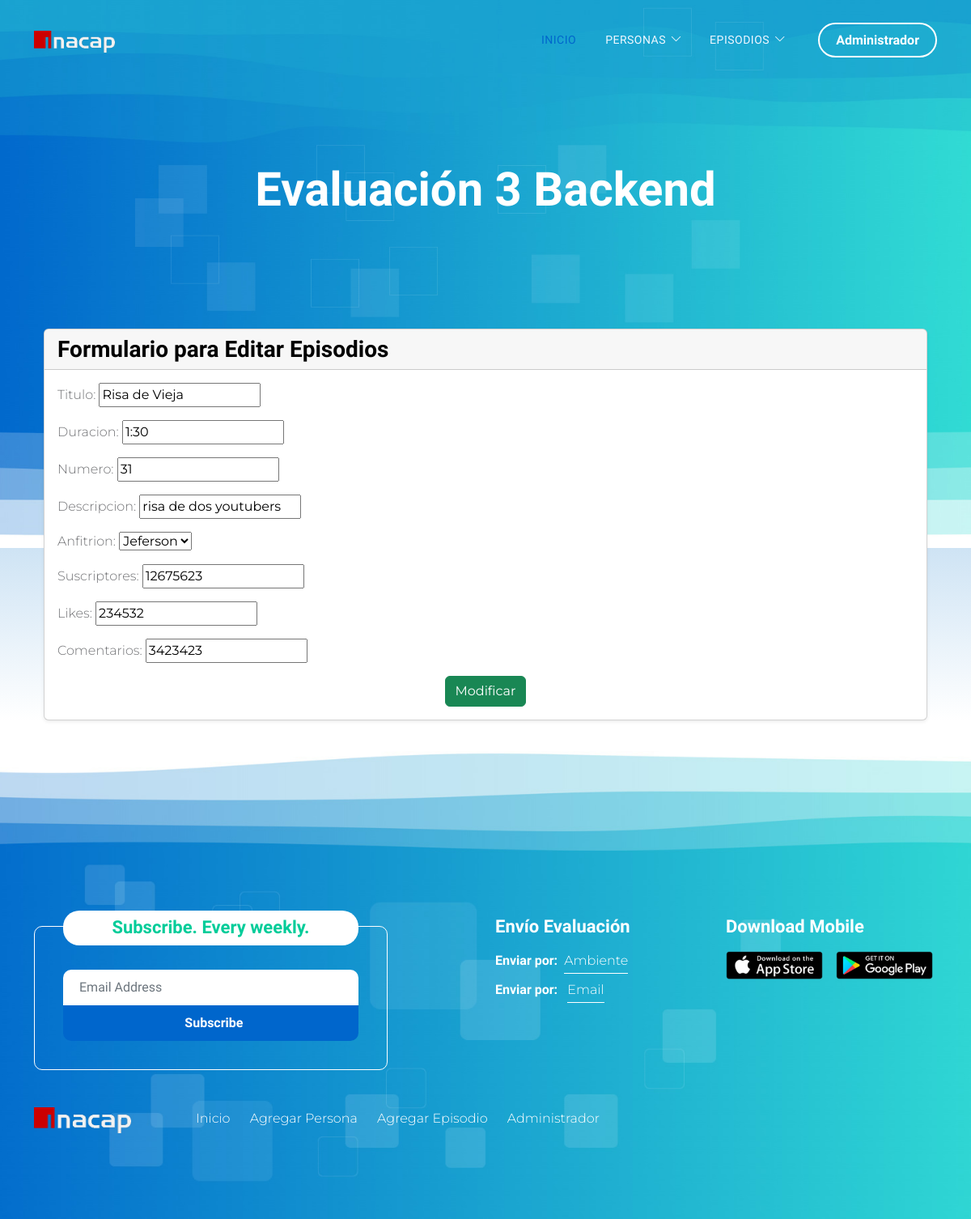
/update_episodios/6, run on an earlier commit of the app's database.
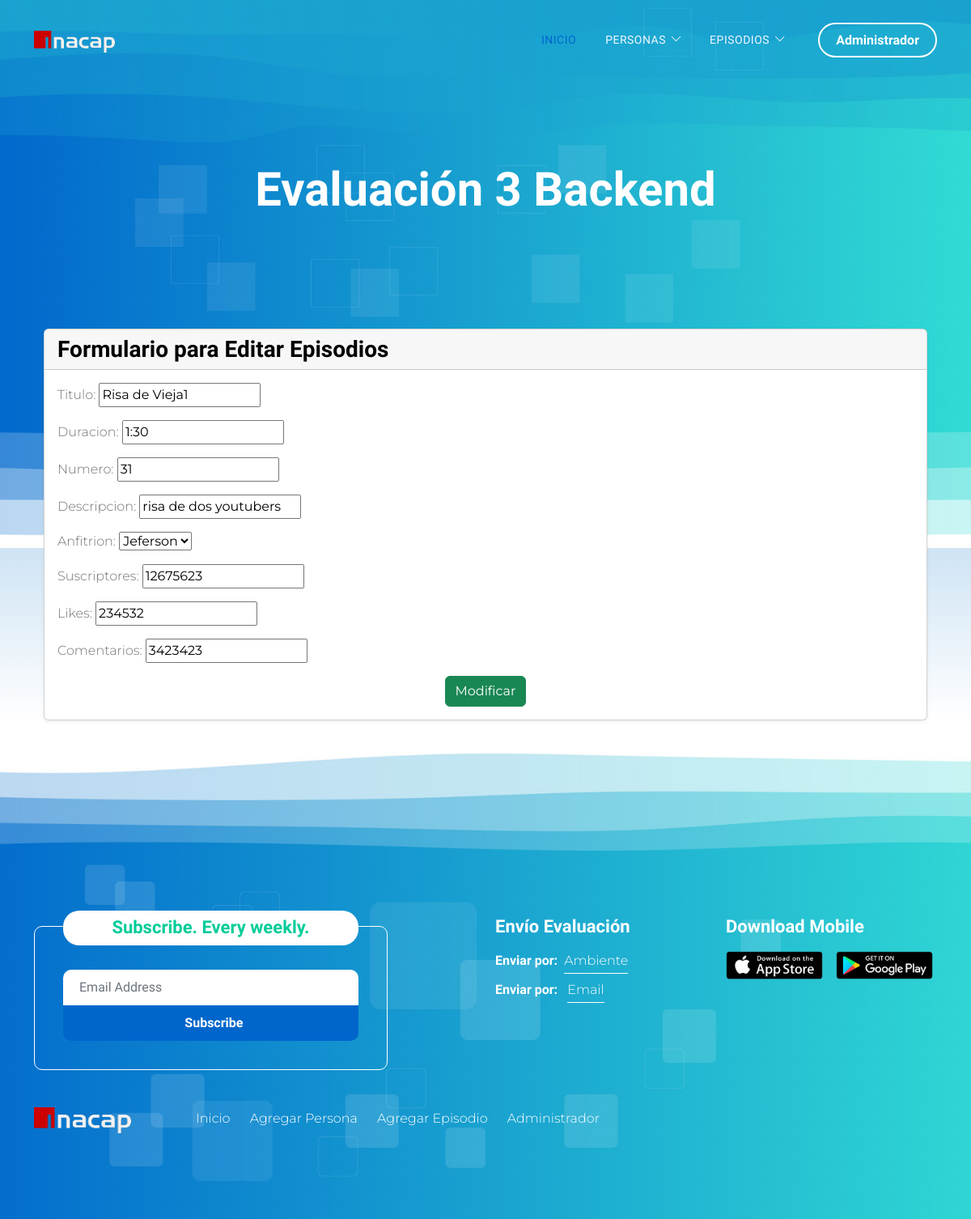
And on a later commit of the database.
### core/models.py (models this page shows, shortened)
class Episodio(models.Model):
    titulo = models.CharField(max_length=100)
    duracion = models.CharField(max_length=50)
    numero = models.IntegerField()
    descripcion = models.CharField(max_length=200)
    anfitrion = models.ForeignKey(Persona, on_delete=models.CASCADE)
    suscriptores = models.IntegerField()
    likes = models.IntegerField()
    comentarios = models.IntegerField()

### core/views.py (the view, shortened to what this page needs)
# urls.py: path('update_episodios/<id>', update_episodios, name="update_episodios"),
def update_episodios(request, id):
    episodios = Episodio.objects.get(id=id)
    datos = {
        'form': EpisodioForm(instance=episodios)
    }
    return render(request, 'core/episodios/update.html', datos)

### core/forms.py
class EpisodioForm (ModelForm):
    numero = forms.IntegerField (min_value=1)
    suscriptores = forms.IntegerField (min_value=1)
    likes = forms.IntegerField (min_value=1)
    comentarios = forms.IntegerField (min_value=1)
    class Meta:
        model = Episodio
        fields = ['titulo','duracion','numero','descripcion','anfitrion','suscriptores','likes','comentarios']

### core/models.py (called while the page is built)
    def __str__(self):
        return self.nombre

### core/templates/core/episodios/update.html (shortened to what this page needs)
{% extends 'core/base.html' %}
{% load static %}
{% block principal %}
<div class="container mt-4">
    <div class="card shadow-sm">
        <div class="card-header text-white">
            <h4 class="mb-0">Formulario para Editar Episodios</h4>
        </div>
        <div class="card-body">
            <form method="POST" enctype="multipart/form-data">
                <div class="form-group">
                    {{ form.as_p }}
                </div>
                <div class="text-center mt-3">
                    <button type="submit" class="btn btn-success">
                         Modificar
                    </button>
                </div>
            </form>
        </div>
    </div>
</div>
{% endblock %}

What changed in the data, as far as the page shows it:
changed Episodio "risa de dos youtubers": titulo "Risa de Vieja" → "Risa de Vieja1"
